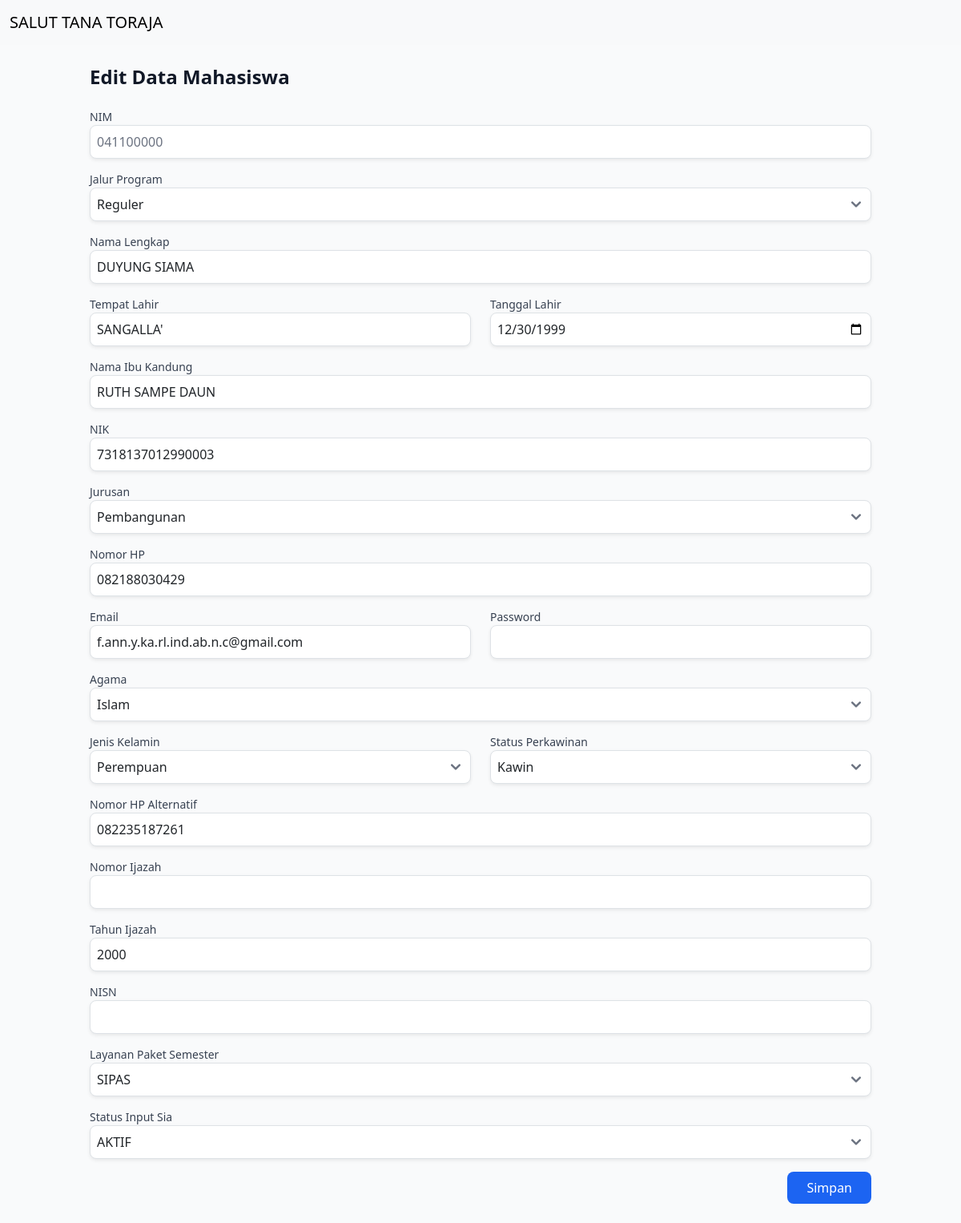
/admin/data_mahasiswa/edit_data.php?No=48 (signed in), run on the app's committed database.
### tables this page shows
CREATE TABLE `mahasiswa` (
  `No` int(11) NOT NULL AUTO_INCREMENT,
  `Nim` text NOT NULL,
  `JalurProgram` enum('RPL','Reguler') NOT NULL,
  `NamaLengkap` varchar(100) NOT NULL,
  `TempatLahir` varchar(50) DEFAULT NULL,
  `TanggalLahir` date DEFAULT NULL,
  `NamaIbuKandung` varchar(100) DEFAULT NULL,
  `NIK` varchar(16) DEFAULT NULL,
  `Jurusan` varchar(50) DEFAULT NULL,
  `NomorHP` varchar(15) DEFAULT NULL,
  `Email` varchar(255) DEFAULT NULL,
  `Password` varchar(20) NOT NULL,
  `Agama` varchar(20) NOT NULL,
  `JenisKelamin` varchar(20) NOT NULL,
  `StatusPerkawinan` varchar(20) NOT NULL,
  `NomorHPAlternatif` varchar(15) DEFAULT NULL,
  `NomorIjazah` varchar(20) DEFAULT NULL,
  `TahunIjazah` year(4) DEFAULT NULL,
  `NISN` varchar(10) DEFAULT NULL,
  `LayananPaketSemester` varchar(20) NOT NULL,
  `DiInputOleh` varchar(50) DEFAULT NULL,
  `DiInputPada` datetime DEFAULT current_timestamp(),
  `DiEditPada` datetime NOT NULL DEFAULT current_timestamp(),
  `STATUS_INPUT_SIA` varchar(50) NOT NULL,
  PRIMARY KEY (`No`),
  UNIQUE KEY `NIK` (`NIK`)
);

### admin/data_mahasiswa/edit_data.php (the view, shortened to what this page needs)
<?php
require_once "../koneksi.php";
$no = $_GET['No'];
$query = "SELECT * FROM mahasiswa WHERE No = ?";
$stmt = mysqli_prepare($koneksi, $query);
mysqli_stmt_bind_param($stmt, "i", $no);
mysqli_stmt_execute($stmt);
$result = mysqli_stmt_get_result($stmt);
$mahasiswa = mysqli_fetch_assoc($result);
$query_jurusan = "SELECT nama_jurusan FROM jurusan";
$result_jurusan = mysqli_query($koneksi, $query_jurusan);
$jurusan = [];
while($row = mysqli_fetch_assoc($result_jurusan)) {
    $jurusan[$row['nama_jurusan']] = $row['nama_jurusan'];
}
$agama = [
    "Islam" => "Islam",
    "Kristen" => "Kristen",
    "Katolik" => "Katolik",
    "Hindu" => "Hindu",
    "Buddha" => "Buddha",
    "Konghucu" => "Konghucu",
];
$jenis_kelamin = [
    "Laki-laki" => "Laki-laki",
    "Perempuan" => "Perempuan",
];
$status_perkawinan = [
    "Kawin" => "Kawin",
    "Belum Kawin" => "Belum Kawin",
];
$layanan_paket_semester = [
    "SIPAS" => "SIPAS",
    "NON SIPAS" => "NON SIPAS",
];
$status_input_sia = [
    "AKTIF" => "AKTIF",
    "CUTI" => "CUTI",
    "Lainnya" => "Lainnya"
];
$selectedJurusan = $mahasiswa['Jurusan'];
?>
<!doctype html>
<html lang="en">
  <head>
    <link href="https://cdn.jsdelivr.net/npm/bootstrap@5.3.3/dist/css/bootstrap.min.css" rel="stylesheet"s>
  </head>
  <body>
  <nav class="navbar navbar-expand-lg bg-body-tertiary">
  <div class="container-fluid">
    <a class="navbar-brand" href="#">SALUT TANA TORAJA</a>
  </div>
    </nav>
    <!DOCTYPE html>
<html lang="en">
<head>
    <link href="https://cdnjs.cloudflare.com/ajax/libs/flowbite/2.3.0/flowbite.min.css" rel="stylesheet">
</head>
<body class="bg-gray-50 dark:bg-gray-900">
    <div class="container mx-auto p-4">
        <h2 class="text-2xl font-semibold text-gray-900 dark:text-white mb-4">Edit Data Mahasiswa</h2>
        <form action="edit_data.php?No=<?php echo $no; ?>" method="post" class="space-y-4">
            <div>
                <label for="nim" class="block text-sm font-medium text-gray-700 dark:text-gray-300">NIM</label>
                <input type="text" name="Nim" id="nim" class="block w-full p-2 border border-gray-300 rounded-lg shadow-sm focus:ring-blue-500 focus:border-blue-500 dark:bg-gray-700 dark:border-gray-600 dark:text-white" placeholder="041100000" value="<?php echo $mahasiswa['Nim']; ?>" required>
            </div>
            <div>
                <label for="jalur_program" class="block text-sm font-medium text-gray-700 dark:text-gray-300">Jalur Program</label>
                <select name="JalurProgram" id="jalur_program" class="block w-full p-2 border border-gray-300 rounded-lg shadow-sm focus:ring-blue-500 focus:border-blue-500 dark:bg-gray-700 dark:border-gray-600 dark:text-white" required>
                    <option value="Reguler" <?php if ($mahasiswa['JalurProgram'] == "Reguler") echo "selected"; ?>>Reguler</option>
                </select>
            </div>
            <div>
                <label for="nama_lengkap" class="block text-sm font-medium text-gray-700 dark:text-gray-300">Nama Lengkap</label>
                <input type="text" name="NamaLengkap" id="nama_lengkap" class="block w-full p-2 border border-gray-300 rounded-lg shadow-sm focus:ring-blue-500 focus:border-blue-500 dark:bg-gray-700 dark:border-gray-600 dark:text-white" value="<?php echo $mahasiswa['NamaLengkap']; ?>" required>
            </div>
            <div class="grid grid-cols-1 md:grid-cols-2 gap-4">
                <div>
                    <label for="tempat_lahir" class="block text-sm font-medium text-gray-700 dark:text-gray-300">Tempat Lahir</label>
                    <input type="text" name="TempatLahir" id="tempat_lahir" class="block w-full p-2 border border-gray-300 rounded-lg shadow-sm focus:ring-blue-500 focus:border-blue-500 dark:bg-gray-700 dark:border-gray-600 dark:text-white" value="<?php echo $mahasiswa['TempatLahir']; ?>" required>
                </div>
                <div>
                    <label for="tanggal_lahir" class="block text-sm font-medium text-gray-700 dark:text-gray-300">Tanggal Lahir</label>
                    <input type="date" name="TanggalLahir" id="tanggal_lahir" class="block w-full p-2 border border-gray-300 rounded-lg shadow-sm focus:ring-blue-500 focus:border-blue-500 dark:bg-gray-700 dark:border-gray-600 dark:text-white" value="<?php echo $mahasiswa['TanggalLahir']; ?>" required>
                </div>
            </div>
            <div>
                <label for="nama_ibu_kandung" class="block text-sm font-medium text-gray-700 dark:text-gray-300">Nama Ibu Kandung</label>
                <input type="text" name="NamaIbuKandung" id="nama_ibu_kandung" class="block w-full p-2 border border-gray-300 rounded-lg shadow-sm focus:ring-blue-500 focus:border-blue-500 dark:bg-gray-700 dark:border-gray-600 dark:text-white" value="<?php echo $mahasiswa['NamaIbuKandung']; ?>" required>
            </div>
            <div>
                <label for="nik" class="block text-sm font-medium text-gray-700 dark:text-gray-300">NIK</label>
                <input type="text" name="NIK" id="nik" class="block w-full p-2 border border-gray-300 rounded-lg shadow-sm focus:ring-blue-500 focus:border-blue-500 dark:bg-gray-700 dark:border-gray-600 dark:text-white" value="<?php echo $mahasiswa['NIK']; ?>" required>
            </div>
            <div>
                <label for="jurusan" class="block text-sm font-medium text-gray-700 dark:text-gray-300">Jurusan</label>
                <select name="Jurusan" id="jurusan" class="block w-full p-2 border border-gray-300 rounded-lg shadow-sm focus:ring-blue-500 focus:border-blue-500 dark:bg-gray-700 dark:border-gray-600 dark:text-white" required>
                    <?php foreach ($jurusan as $value => $label): ?>
                        <option value="<?php echo $value; ?>" <?php if ($selectedJurusan == $value) echo "selected"; ?>>
                            <?php echo $label; ?>
                        </option>
                    <?php endforeach; ?>
                </select>
            </div>
            <div>
                <label for="nomor_hp" class="block text-sm font-medium text-gray-700 dark:text-gray-300">Nomor HP</label>
                <input type="text" name="NomorHP" id="nomor_hp" class="block w-full p-2 border border-gray-300 rounded-lg shadow-sm focus:ring-blue-500 focus:border-blue-500 dark:bg-gray-700 dark:border-gray-600 dark:text-white" value="<?php echo $mahasiswa['NomorHP']; ?>" required>
            </div>
            <div class="grid grid-cols-1 md:grid-cols-2 gap-4">
                <div>
                    <label for="email" class="block text-sm font-medium text-gray-700 dark:text-gray-300">Email</label>
                    <input type="email" name="Email" id="email" class="block w-full p-2 border border-gray-300 rounded-lg shadow-sm focus:ring-blue-500 focus:border-blue-500 dark:bg-gray-700 dark:border-gray-600 dark:text-white" value="<?php echo $mahasiswa['Email']; ?>" required>
                </div>
                <div>
                    <label for="password" class="block text-sm font-medium text-gray-700 dark:text-gray-300">Password</label>
                    <input type="password" name="Password" id="password" class="block w-full p-2 border border-gray-300 rounded-lg shadow-sm focus:ring-blue-500 focus:border-blue-500 dark:bg-gray-700 dark:border-gray-600 dark:text-white" value="<?php echo $mahasiswa['Password']; ?>" required>
                </div>
            </div>
            <div>
                <label for="agama" class="block text-sm font-medium text-gray-700 dark:text-gray-300">Agama</label>
                <select name="Agama" id="agama" class="block w-full p-2 border border-gray-300 rounded-lg shadow-sm focus:ring-blue-500 focus:border-blue-500 dark:bg-gray-700 dark:border-gray-600 dark:text-white" required>
                    <?php foreach ($agama as $value => $label): ?>
                        <option value="<?php echo $value; ?>" <?php if ($mahasiswa['Agama'] == $value) echo "selected"; ?>>
                            <?php echo $label; ?>
                        </option>
                    <?php endforeach; ?>
                </select>
            </div>
            <div class="grid grid-cols-1 md:grid-cols-2 gap-4">
                <div>
                    <label for="jenis_kelamin" class="block text-sm font-medium text-gray-700 dark:text-gray-300">Jenis Kelamin</label>
                    <select name="JenisKelamin" id="jenis_kelamin" class="block w-full p-2 border border-gray-300 rounded-lg shadow-sm focus:ring-blue-500 focus:border-blue-500 dark:bg-gray-700 dark:border-gray-600 dark:text-white" required>
                        <?php foreach ($jenis_kelamin as $value => $label): ?>
                            <option value="<?php echo $value; ?>" <?php if ($mahasiswa['JenisKelamin'] == $value) echo "selected"; ?>>
                                <?php echo $label; ?>
                            </option>
                        <?php endforeach; ?>
                    </select>
                </div>
                <div>
                    <label for="status_perkawinan" class="block text-sm font-medium text-gray-700 dark:text-gray-300">Status Perkawinan</label>
                    <select name="StatusPerkawinan" id="status_perkawinan" class="block w-full p-2 border border-gray-300 rounded-lg shadow-sm focus:ring-blue-500 focus:border-blue-500 dark:bg-gray-700 dark:border-gray-600 dark:text-white" required>
                        <?php foreach ($status_perkawinan as $value => $label): ?>
                            <option value="<?php echo $value; ?>" <?php if ($mahasiswa['StatusPerkawinan'] == $value) echo "selected"; ?>>
                                <?php echo $label; ?>
                            </option>
                        <?php endforeach; ?>
                    </select>
                </div>
            </div>
            <div>
                <label for="nomor_hp_alternatif" class="block text-sm font-medium text-gray-700 dark:text-gray-300">Nomor HP Alternatif</label>
                <input type="text" name="NomorHPAlternatif" id="nomor_hp_alternatif" class="block w-full p-2 border border-gray-300 rounded-lg shadow-sm focus:ring-blue-500 focus:border-blue-500 dark:bg-gray-700 dark:border-gray-600 dark:text-white" value="<?php echo $mahasiswa['NomorHPAlternatif']; ?>">
            </div>
            <div>
                <label for="nomor_ijazah" class="block text-sm font-medium text-gray-700 dark:text-gray-300">Nomor Ijazah</label>
                <input type="text" name="NomorIjazah" id="nomor_ijazah" class="block w-full p-2 border border-gray-300 rounded-lg shadow-sm focus:ring-blue-500 focus:border-blue-500 dark:bg-gray-700 dark:border-gray-600 dark:text-white" value="<?php echo $mahasiswa['NomorIjazah']; ?>">
            </div>
            <div>
                <label for="tahun_ijazah" class="block text-sm font-medium text-gray-700 dark:text-gray-300">Tahun Ijazah</label>
                <input type="text" name="TahunIjazah" id="tahun_ijazah" class="block w-full p-2 border border-gray-300 rounded-lg shadow-sm focus:ring-blue-500 focus:border-blue-500 dark:bg-gray-700 dark:border-gray-600 dark:text-white" value="<?php echo $mahasiswa['TahunIjazah']; ?>">
            </div>
            <div>
                <label for="nisn" class="block text-sm font-medium text-gray-700 dark:text-gray-300">NISN</label>
                <input type="text" name="NISN" id="nisn" class="block w-full p-2 border border-gray-300 rounded-lg shadow-sm focus:ring-blue-500 focus:border-blue-500 dark:bg-gray-700 dark:border-gray-600 dark:text-white" value="<?php echo $mahasiswa['NISN']; ?>">
            </div>
            <div>
                <label for="layanan_paket_semester" class="block text-sm font-medium text-gray-700 dark:text-gray-300">Layanan Paket Semester</label>
                <select name="LayananPaketSemester" id="layanan_paket_semester" class="block w-full p-2 border border-gray-300 rounded-lg shadow-sm focus:ring-blue-500 focus:border-blue-500 dark:bg-gray-700 dark:border-gray-600 dark:text-white" required>
                    <?php foreach ($layanan_paket_semester as $value => $label): ?>
                        <option value="<?php echo $value; ?>" <?php if ($mahasiswa['LayananPaketSemester'] == $value) echo "selected"; ?>>
                            <?php echo $label; ?>
                        </option>
                    <?php endforeach; ?>
                </select>
            </div>
            <div>
                <label for="status_input_sia" class="block text-sm font-medium text-gray-700 dark:text-gray-300">Status Input Sia</label>
                <select name="STATUS_INPUT_SIA" id="status_input_sia" class="block w-full p-2 border border-gray-300 rounded-lg shadow-sm focus:ring-blue-500 focus:border-blue-500 dark:bg-gray-700 dark:border-gray-600 dark:text-white" required>
                    <?php foreach ($status_input_sia as $value => $label): ?>
                        <option value="<?php echo $value; ?>" <?php if ($mahasiswa['STATUS_INPUT_SIA'] == $value) echo "selected"; ?>>
                            <?php echo $label; ?>
                        </option>
                    <?php endforeach; ?>
                </select>
            </div>
            <div class="flex justify-end space-x-4">
                <button type="submit" name="submit" class="px-4 py-2 bg-blue-600 text-white font-medium rounded-lg hover:bg-blue-700 focus:outline-none focus:ring-2 focus:ring-blue-500">Simpan</button>
            </div>
        </form>
    </div>
</body>
</html>

### data on the page
mahasiswa: JalurProgram "Reguler", NamaLengkap "DUYUNG SIAMA", TempatLahir "SANGALLA'", TanggalLahir "12/30/1999", NamaIbuKandung "RUTH SAMPE DAUN", NIK "7318137012990003", Jurusan "Pembangunan", NomorHP "082188030429", Email "f.ann.y.ka.rl.ind.ab.n.c@gmail.com", JenisKelamin "Perempuan", StatusPerkawinan "Kawin", NomorHPAlternatif "082235187261", TahunIjazah "2000", LayananPaketSemester "SIPAS"

### other printed values
form field Agama "Islam"
form field STATUS_INPUT_SIA "AKTIF"
